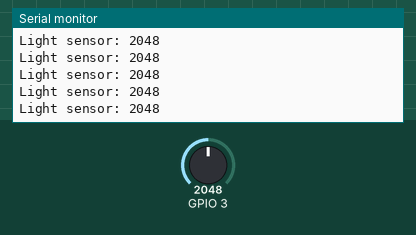
The sketch below on a simulated ESP32-C3. Shown: the last lines printed to the serial monitor. Inputs (shaded band) come from the test bench; at power-on: GPIO 3 = 2048.

Above: at 1.2 s.
1.3 s: GPIO 3 set to 2866
At 1.56 s:
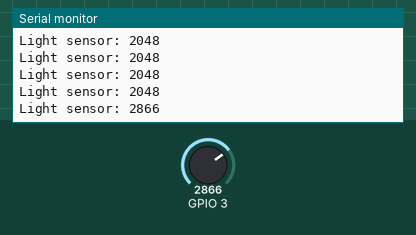
2.8 s: GPIO 3 set to 3603
At 2.96 s:
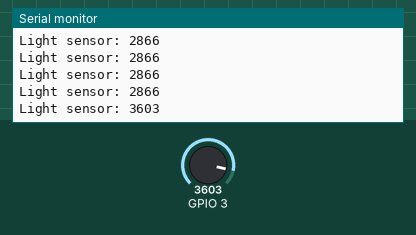
Timing chart, 0 to 5.8 s (numbered marks = the images above; inputs shaded):
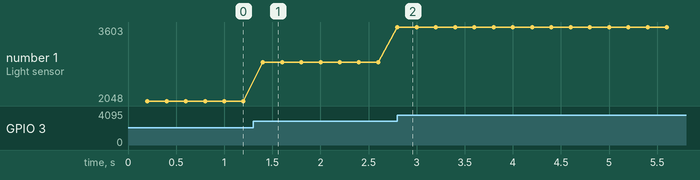

The sketch:

WorkingLightCode.ino
```cpp
#include <Arduino.h>

// -------- PINS --------
#define MOSFET_PIN   D0    // MOSFET gate
#define SENSOR_PIN   D1    // Phototransistor analog input (ADC)

// -------- LEDC / PWM SETTINGS --------
const uint32_t PWM_FREQ      = 5000;  // 5 kHz
const uint8_t  PWM_RES_BITS  = 8;     // 8-bit resolution → 0–255
const uint16_t PWM_MAX_DUTY  = (1 << PWM_RES_BITS) - 1; // 255

// Lamp brightness limits (in PWM duty units)
const uint16_t MIN_BRIGHTNESS = 10;          // never fully off
const uint16_t MAX_BRIGHTNESS = PWM_MAX_DUTY; // full power

// Update interval
const unsigned long UPDATE_INTERVAL = 200;  // ms
unsigned long lastUpdate = 0;

void setup() {
  Serial.begin(115200);

  pinMode(SENSOR_PIN, INPUT);

  // New unified LEDC API: attach pin, freq, and resolution in one go
  bool ok = ledcAttach(MOSFET_PIN, PWM_FREQ, PWM_RES_BITS);
  if (!ok) {
    Serial.println("LEDC attach FAILED on MOSFET_PIN!");
  }

  // Start at full brightness
  ledcWrite(MOSFET_PIN, MAX_BRIGHTNESS);
}

void loop() {
  unsigned long currentTime = millis();

  if (currentTime - lastUpdate >= UPDATE_INTERVAL) {
    lastUpdate = currentTime;

    // ESP32C3 ADC is 12-bit by default: 0–4095
    int sensorValue = analogRead(SENSOR_PIN);
    Serial.print("Light sensor: ");
    Serial.println(sensorValue);

    // Dark (0)   → bright lamp (MAX_BRIGHTNESS)
    // Bright (4095) → dim lamp (MIN_BRIGHTNESS)
    int brightness = map(sensorValue,
                         0, 4095,
                         MAX_BRIGHTNESS, MIN_BRIGHTNESS);

    brightness = constrain(brightness, MIN_BRIGHTNESS, MAX_BRIGHTNESS);

    // New API uses the *pin* directly
    ledcWrite(MOSFET_PIN, brightness);
  }
}
```

Measured:
- after the input at 1.3 s, the serial monitor: prints a new line after 0.10 s (image 1)
- after the input at 2.8 s, the serial monitor: prints a new line at once (image 2)
- plotted number 1: 2048 → 2866 after the input at 1.3 s, 2866 → 3603 after the input at 2.8 s
